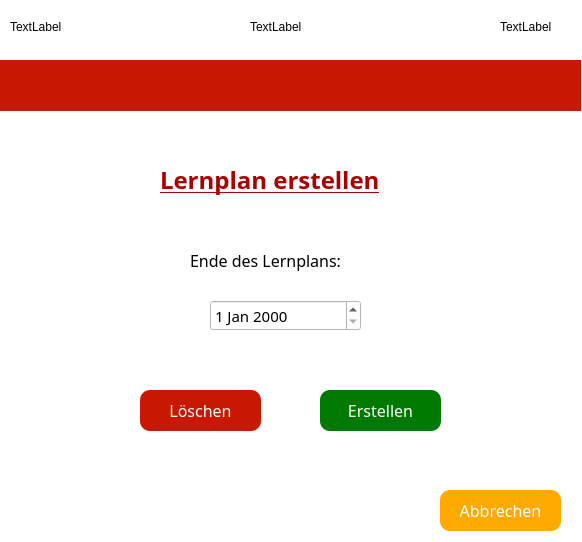
<?xml version="1.0" encoding="UTF-8"?>
<ui version="4.0">
 <class>lernplanUI</class>
 <widget class="QDialog" name="lernplanUI">
  <property name="geometry">
   <rect>
    <x>0</x>
    <y>0</y>
    <width>582</width>
    <height>542</height>
   </rect>
  </property>
  <property name="windowTitle">
   <string>Lernplan</string>
  </property>
  <property name="styleSheet">
   <string notr="true">background-color: rgb(255, 255, 255);</string>
  </property>
  <widget class="QDateEdit" name="EndDatum">
   <property name="geometry">
    <rect>
     <x>210</x>
     <y>300</y>
     <width>151</width>
     <height>31</height>
    </rect>
   </property>
   <property name="font">
    <font>
     <family>MV Boli</family>
     <pointsize>11</pointsize>
    </font>
   </property>
  </widget>
  <widget class="QLabel" name="label_2">
   <property name="geometry">
    <rect>
     <x>190</x>
     <y>240</y>
     <width>201</width>
     <height>41</height>
    </rect>
   </property>
   <property name="font">
    <font>
     <family>MV Boli</family>
     <pointsize>12</pointsize>
    </font>
   </property>
   <property name="text">
    <string>Ende des Lernplans:</string>
   </property>
  </widget>
  <widget class="QPushButton" name="Loeschen">
   <property name="geometry">
    <rect>
     <x>140</x>
     <y>390</y>
     <width>121</width>
     <height>41</height>
    </rect>
   </property>
   <property name="font">
    <font>
     <family>MV Boli</family>
     <pointsize>12</pointsize>
    </font>
   </property>
   <property name="styleSheet">
    <string notr="true">
QPushButton
{
 
  border-radius: 10px;
  padding: 0 8px;
;background-color: rgb(200, 24, 1);
color: rgb(255, 255, 255);
}</string>
   </property>
   <property name="text">
    <string>Löschen</string>
   </property>
  </widget>
  <widget class="QLabel" name="label">
   <property name="geometry">
    <rect>
     <x>160</x>
     <y>140</y>
     <width>291</width>
     <height>81</height>
    </rect>
   </property>
   <property name="font">
    <font>
     <family>MV Boli</family>
     <pointsize>14</pointsize>
    </font>
   </property>
   <property name="styleSheet">
    <string notr="true">color: rgb(170, 0, 0);</string>
   </property>
   <property name="text">
    <string>&lt;html&gt;&lt;head/&gt;&lt;body&gt;&lt;p&gt;&lt;span style=&quot; font-size:18pt; font-weight:600; text-decoration: underline;&quot;&gt;Lernplan erstellen&lt;/span&gt;&lt;/p&gt;&lt;/body&gt;&lt;/html&gt;</string>
   </property>
  </widget>
  <widget class="QLabel" name="lbl2">
   <property name="geometry">
    <rect>
     <x>250</x>
     <y>-10</y>
     <width>74</width>
     <height>74</height>
    </rect>
   </property>
   <property name="text">
    <string>TextLabel</string>
   </property>
  </widget>
  <widget class="QLabel" name="label_12">
   <property name="geometry">
    <rect>
     <x>0</x>
     <y>60</y>
     <width>581</width>
     <height>51</height>
    </rect>
   </property>
   <property name="styleSheet">
    <string notr="true">background-color: rgb(200, 24, 1);</string>
   </property>
   <property name="text">
    <string/>
   </property>
  </widget>
  <widget class="QLabel" name="lbl1">
   <property name="geometry">
    <rect>
     <x>10</x>
     <y>-10</y>
     <width>74</width>
     <height>74</height>
    </rect>
   </property>
   <property name="text">
    <string>TextLabel</string>
   </property>
  </widget>
  <widget class="QLabel" name="lbl3">
   <property name="geometry">
    <rect>
     <x>500</x>
     <y>-10</y>
     <width>74</width>
     <height>74</height>
    </rect>
   </property>
   <property name="text">
    <string>TextLabel</string>
   </property>
  </widget>
  <widget class="QPushButton" name="ok">
   <property name="geometry">
    <rect>
     <x>320</x>
     <y>390</y>
     <width>121</width>
     <height>41</height>
    </rect>
   </property>
   <property name="font">
    <font>
     <family>MV Boli</family>
     <pointsize>12</pointsize>
    </font>
   </property>
   <property name="styleSheet">
    <string notr="true">QPushButton
{
 
  border-radius: 10px;
  padding: 0 8px;
background-color: rgb(0, 121, 0);
color: rgb(255, 255, 255);
}</string>
   </property>
   <property name="text">
    <string>Erstellen</string>
   </property>
  </widget>
  <widget class="QPushButton" name="abbrechen">
   <property name="geometry">
    <rect>
     <x>440</x>
     <y>490</y>
     <width>121</width>
     <height>41</height>
    </rect>
   </property>
   <property name="font">
    <font>
     <family>MV Boli</family>
     <pointsize>12</pointsize>
    </font>
   </property>
   <property name="styleSheet">
    <string notr="true">

QPushButton
{
 
  border-radius: 10px;
  padding: 0 8px;
background-color: rgb(255, 170, 0);
color: rgb(255, 255, 255);
}</string>
   </property>
   <property name="text">
    <string>Abbrechen</string>
   </property>
  </widget>
  <zorder>EndDatum</zorder>
  <zorder>label_2</zorder>
  <zorder>Loeschen</zorder>
  <zorder>label</zorder>
  <zorder>lbl2</zorder>
  <zorder>lbl1</zorder>
  <zorder>lbl3</zorder>
  <zorder>ok</zorder>
  <zorder>abbrechen</zorder>
  <zorder>label_12</zorder>
 </widget>
 <resources/>
 <connections/>
</ui>
